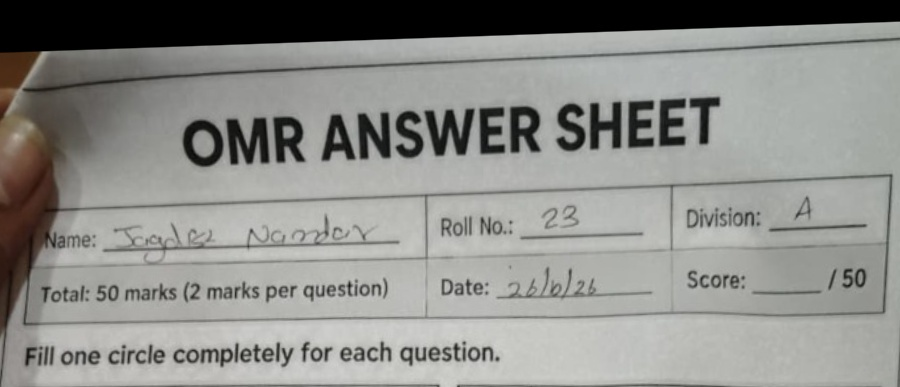
#> input picture diagnostic_crops/new_samples/sample_0_header.jpg, 900 x 387 px
$ python -i preprocessing.py   (imports and definitions only)   (older library calls are emulated)
#> lines starting #> are read from the running program, lines starting #| are printed output that depends on the picture
"""
Image Preprocessing and Validation for OMR Pipeline.
Handles image loading, format & resolution validation, blur detection,
and illumination normalization.
"""

from typing import Tuple, Dict, Any, Optional
import cv2
import numpy as np


class PreprocessingError(Exception):
    # [64 lines left out: functions __init__, load_image_from_bytes, validate_image_resolution, compute_blur_metric, check_sharpness, not called in this run]


def normalize_illumination(gray: np.ndarray) -> np.ndarray:
    """
    Compensates for uneven lighting and shadows using morphological opening
    to estimate and subtract background illumination.
    """
    # Large structuring element to estimate paper background intensity
    kernel = cv2.getStructuringElement(cv2.MORPH_RECT, (51, 51))
    background = cv2.morphologyEx(gray, cv2.MORPH_OPEN, kernel)
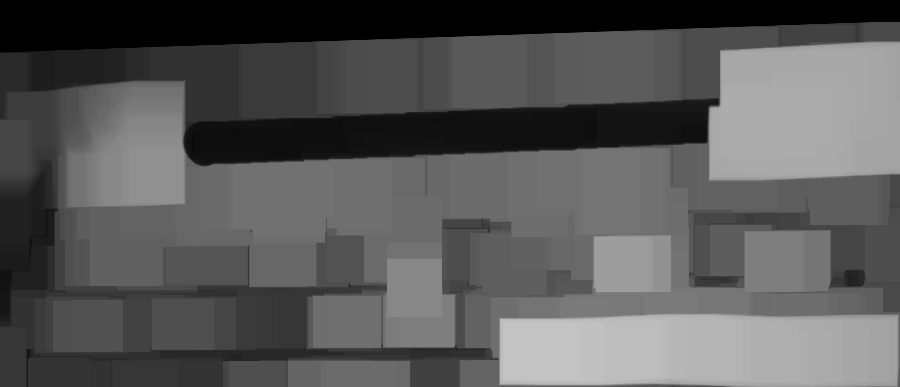
#> background: shape (387, 900); min 0, max 195, mean 88.9
    # Subtract background to normalize paper brightness to uniform white
    normalized = cv2.subtract(gray, background)
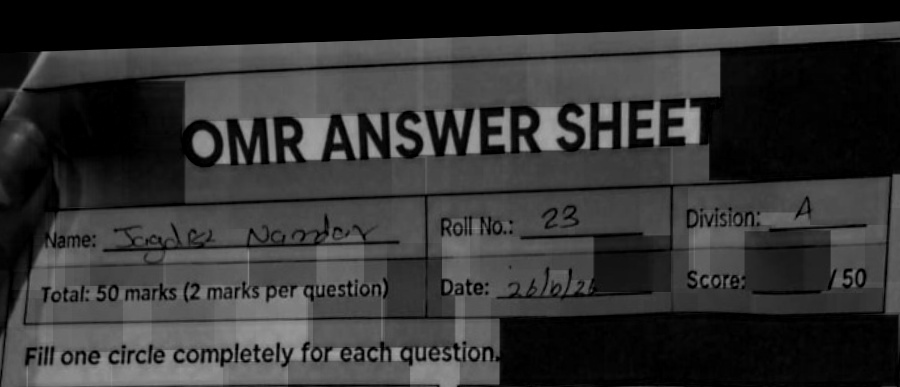
#> normalized: shape (387, 900); min 0, max 164, mean 51.8
    normalized = cv2.bitwise_not(normalized)
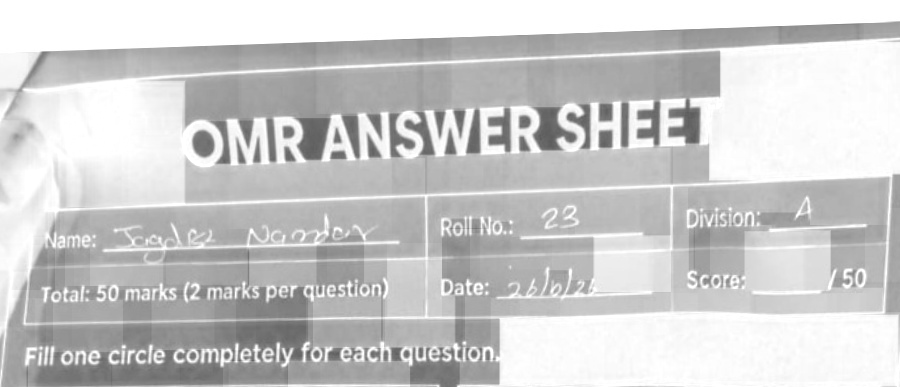
#> normalized: shape (387, 900); min 91, max 255, mean 203.2
    # Stretch histogram
    normalized = cv2.normalize(normalized, None, alpha=0, beta=255, norm_type=cv2.NORM_MINMAX)
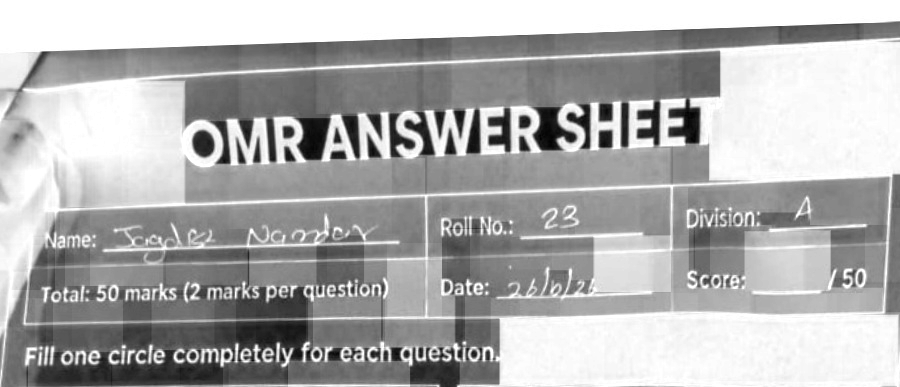
#> normalized: shape (387, 900); min 0, max 255, mean 174.5
    return normalized


# [30 lines left out: function preprocess_image, not called in this run]

>>> import cv2
>>> picture = cv2.imread('../../../diagnostic_crops/new_samples/sample_0_header.jpg', cv2.IMREAD_GRAYSCALE)
>>> result = normalize_illumination(picture)

$ run again, on diagnostic_crops/new_samples/sample_1_header.jpg
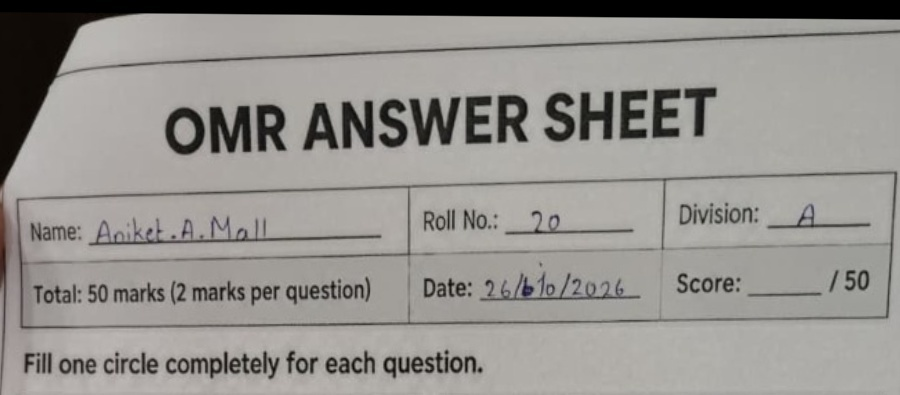
#> input picture diagnostic_crops/new_samples/sample_1_header.jpg, 900 x 395 px
#> in normalize_illumination, `background = cv2.morphologyEx(gray, cv2.MORPH_OPEN, kernel)`:
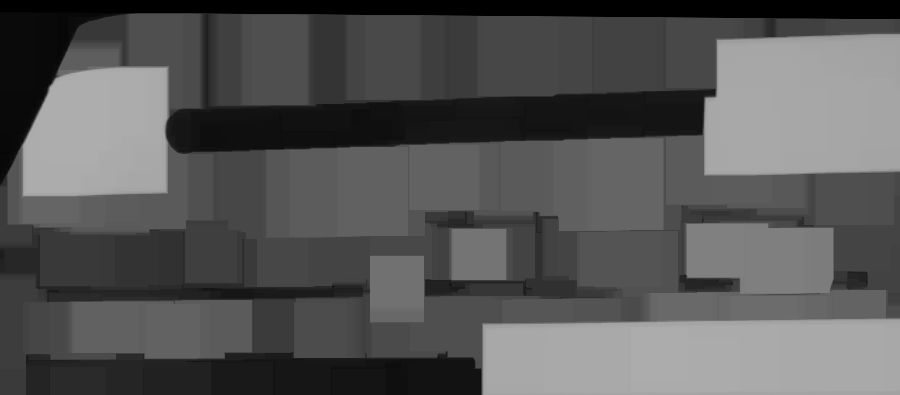
#> background: shape (395, 900); min 0, max 173, mean 86.4
#> in normalize_illumination, `normalized = cv2.normalize(normalized, None, alpha=0, beta=255, norm_t..`:
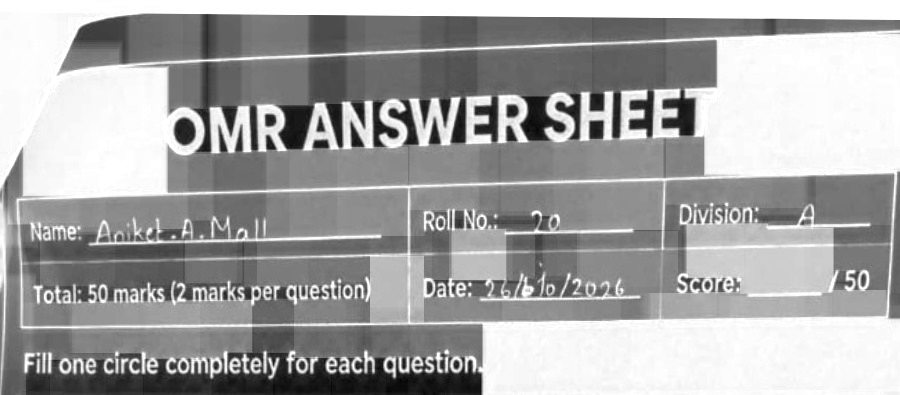
#> normalized: shape (395, 900); min 0, max 255, mean 164.3

$ run again, on diagnostic_crops/new_samples/sample_3_header.jpg
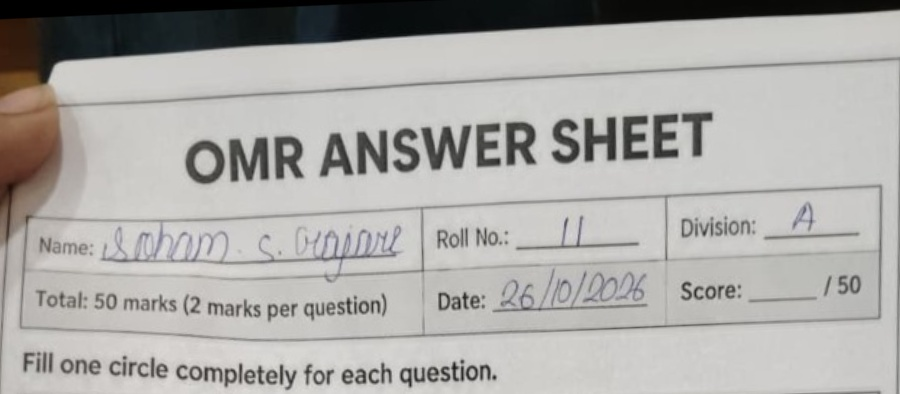
#> input picture diagnostic_crops/new_samples/sample_3_header.jpg, 900 x 394 px
#> in normalize_illumination, `background = cv2.morphologyEx(gray, cv2.MORPH_OPEN, kernel)`:
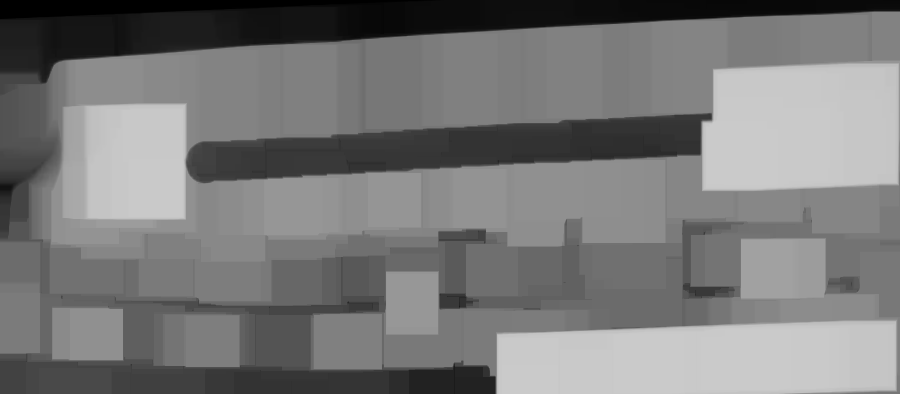
#> background: shape (394, 900); min 0, max 202, mean 120.6
#> in normalize_illumination, `normalized = cv2.normalize(normalized, None, alpha=0, beta=255, norm_t..`:
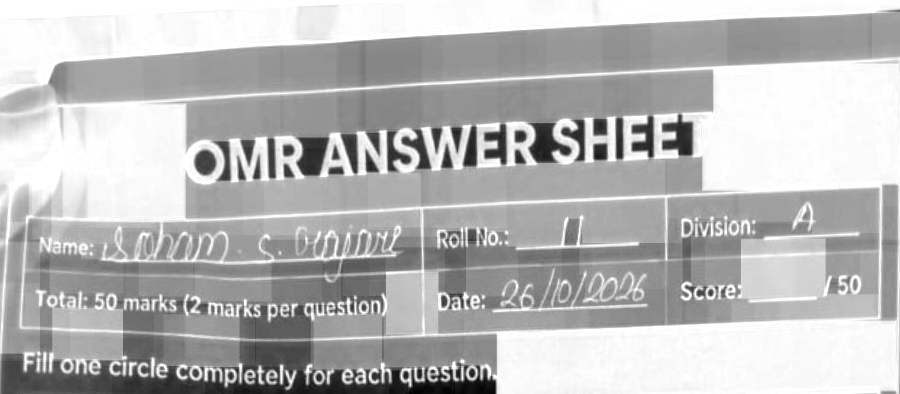
#> normalized: shape (394, 900); min 0, max 255, mean 184.3

$ run again, on diagnostic_crops/new_samples/sample_4_header.jpg
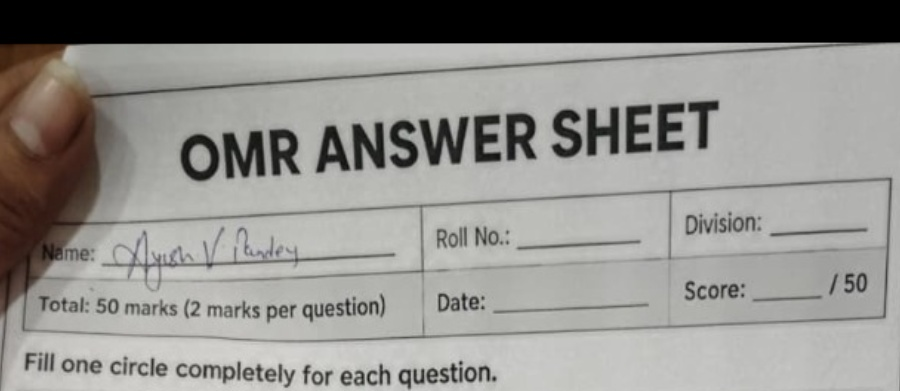
#> input picture diagnostic_crops/new_samples/sample_4_header.jpg, 900 x 391 px
#> in normalize_illumination, `background = cv2.morphologyEx(gray, cv2.MORPH_OPEN, kernel)`:
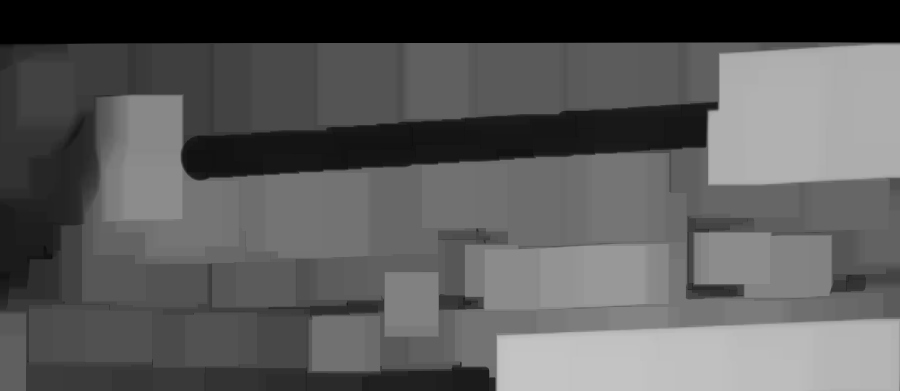
#> background: shape (391, 900); min 0, max 196, mean 91.3
#> in normalize_illumination, `normalized = cv2.normalize(normalized, None, alpha=0, beta=255, norm_t..`:
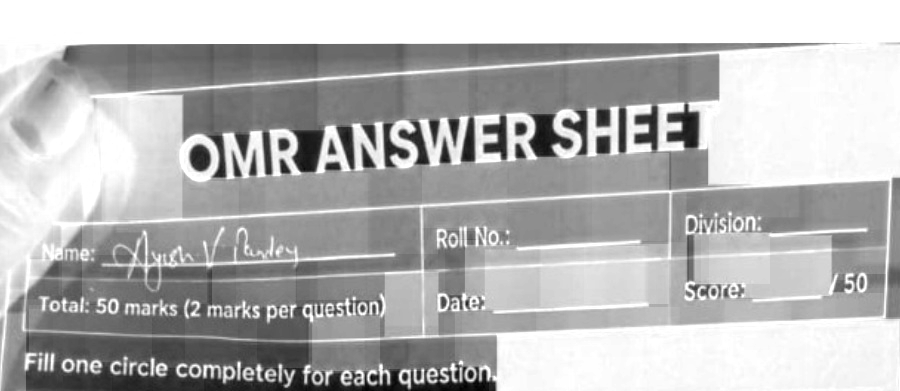
#> normalized: shape (391, 900); min 0, max 255, mean 181.2
